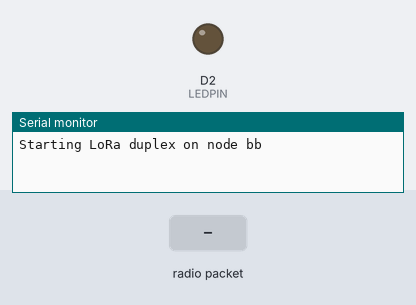
Simulated run of this sketch. Board: Arduino Zero (SAMD21). Parts: output pins drawn as LEDs (lit = HIGH), the last lines printed to the serial monitor. The inputs (shaded band) are chosen by the test bench. Random numbers use the default seed unless the sketch sets one; no radio packets arrive unless stated.

Above: at 1.2 s.
1.3 s: radio packet "1" arrives
At 2.9 s:
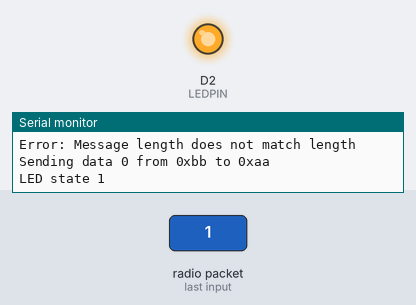
Timing chart, 0 to 10.3 s (numbered marks = the images above; inputs shaded):
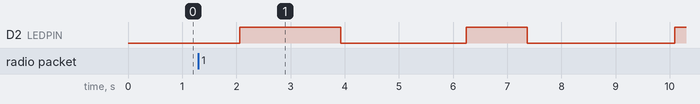

The sketch:

lora-duplex-b.ino
```cpp
#include <LoRa.h>
#include <SPI.h>

int counter = 0;
#define LEDPIN 2
int ledState = LOW;

#define RADIO_CS_PIN 5        // D5 on Arduino Zero
#define RADIO_DI0_PIN 11      // D11 on Arduino Zero
#define RADIO_RST_PIN 6       // D6 on Arduino Zero
#define LORA_FREQUENCY 915E6  // 915 MHz Antenna and LoRa module

byte localAddress = 0xBB;
byte destinationAddress = 0xAA;
long lastSendTime = 0;
int interval = 2000;

void setup() {
  SerialUSB.begin(9600);
  pinMode(LEDPIN, OUTPUT);

  SerialUSB.println("Starting LoRa duplex on node " + String(localAddress, HEX));
  pinMode(LEDPIN, OUTPUT);

  LoRa.setPins(RADIO_CS_PIN, RADIO_RST_PIN, RADIO_DI0_PIN);

  if (!LoRa.begin(LORA_FREQUENCY)) {
    SerialUSB.println("Starting LoRa failed!");
    while (1) {
    }
  }
}

void loop() {
  if (millis() - lastSendTime > interval) {
    String sensorData = String(counter++);
    sendMessage(sensorData);

    SerialUSB.print("Sending data " + sensorData);
    SerialUSB.print(" from 0x" + String(localAddress, HEX));
    SerialUSB.println(" to 0x" + String(destinationAddress, HEX));

    lastSendTime = millis();
    interval = random(2000) + 1000;

    // Toggle LED
    ledState = !ledState;
    digitalWrite(LEDPIN, ledState);
    SerialUSB.println("LED state " + String(ledState));
  }

  receiveMessage(LoRa.parsePacket());
}

void sendMessage(String outgoing) {
  LoRa.beginPacket();
  LoRa.write(destinationAddress);
  LoRa.write(localAddress);
  LoRa.write(outgoing.length());
  LoRa.print(outgoing);
  LoRa.endPacket();
}

void receiveMessage(int packetSize) {
  if (packetSize == 0) return;

  int recipient = LoRa.read();
  byte sender = LoRa.read();
  byte incomingLength = LoRa.read();

  String incoming = "";

  while (LoRa.available()) {
    incoming += (char)LoRa.read();
  }

  if (incomingLength != incoming.length()) {
    SerialUSB.println("Error: Message length does not match length");
    return;
  }

  if (recipient != localAddress) {
    SerialUSB.println("Error: Recipient address does not match local address");
    return;
  }

  SerialUSB.print("Received data " + incoming);
  SerialUSB.print(" from 0x" + String(sender, HEX));
  SerialUSB.println(" to 0x" + String(recipient, HEX));
}
```
